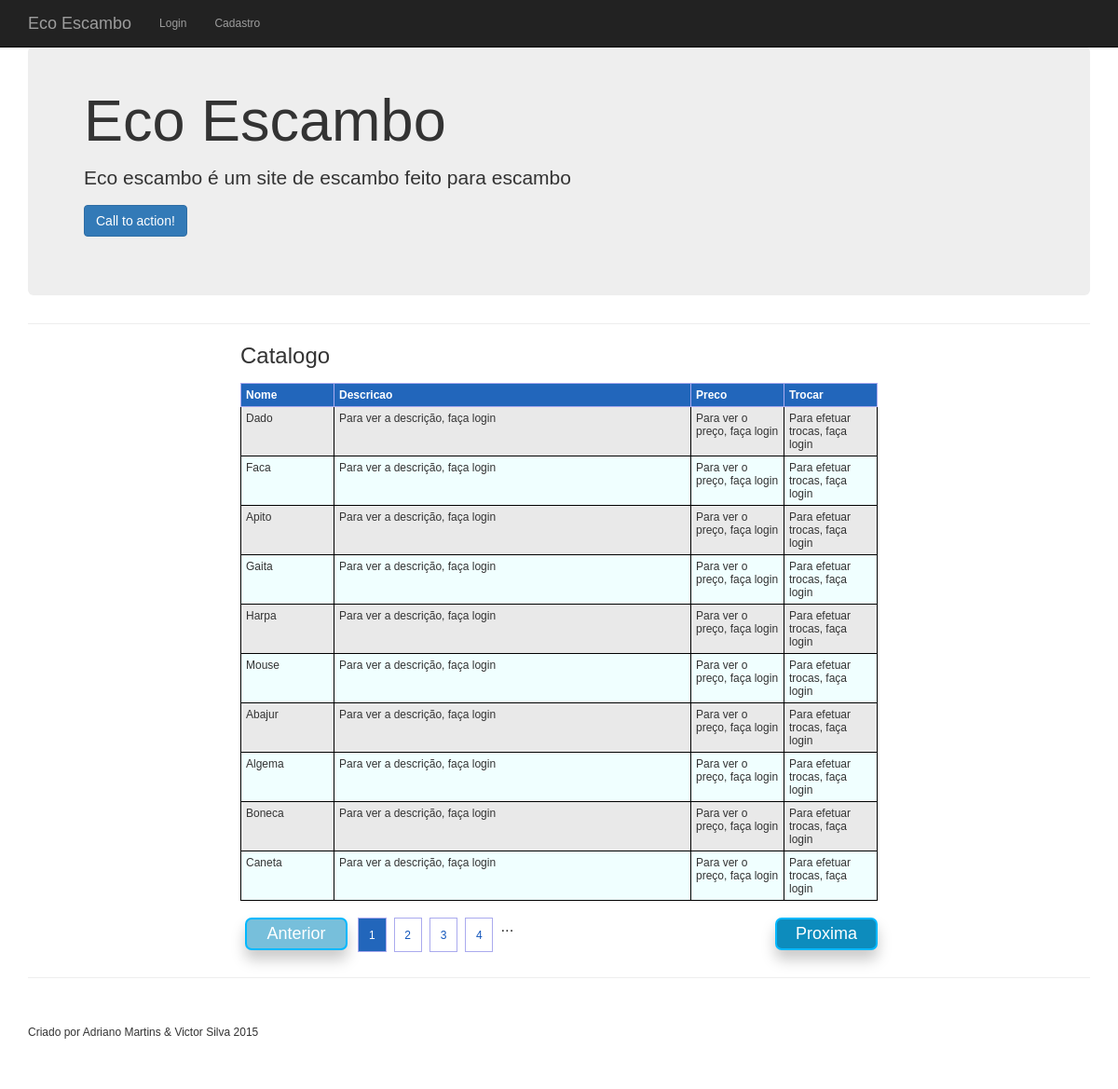
The page /projeto_principal/index.php on the database its author committed.
### tables this page shows
CREATE TABLE IF NOT EXISTS `catalogo_itens` (
  `ofertante` varchar(60) DEFAULT NULL,
  `nome` varchar(60) DEFAULT NULL,
  `descricao` varchar(60) DEFAULT NULL,
  `preco` varchar(20) DEFAULT NULL,
  PRIMARY KEY (`nome`)
);

### projeto_principal/catalogo.php (the view, shortened to what this page needs)
<?php
include_once('conectar.php');
$maximo = 10;
$pagina = isset($_GET['pagina']) ? ($_GET['pagina']) : '1';
$inicio = $pagina - 1;
$inicio = $maximo * $inicio;
$sql = "SELECT COUNT(*) AS 'total_itens' FROM catalogo_itens";
$stmt = $pdo->prepare($sql);
$stmt->execute();
$strCount = $stmt->fetchAll(PDO::FETCH_ASSOC);
$total = 0;
if (count($strCount)) {
    foreach ($strCount as $row) {
        $total = $row["total_itens"];
    }
}
$sql = "SELECT * FROM catalogo_itens ORDER BY descricao LIMIT $inicio,$maximo";
$stmt = $pdo->prepare($sql);
$stmt->execute();
$resultado = $stmt->fetchAll(PDO::FETCH_ASSOC);
?>
<!DOCTYPE HTML>
<html lang="pt-BR">
    <head>
        <link rel="stylesheet" type="text/css" href="css/estilo.css" />
        <link rel="stylesheet" type="text/css" href="css/reset.css" />
    </head>
    <body>
        <table class="tabela1">
            <colgroup>
                <col class="coluna1"/>
                <col class="coluna2"/>
                <col class="coluna3"/>
                <col class="coluna4"/>
            </colgroup>
            <caption>Catalogo</caption>
            <thead>
                <tr>
                    <th>Nome</th>
                    <th>Descricao</th>
                    <th>Preco</th>
                    <th>Trocar</th>
                </tr>
            </thead>
            <tbody>
                <?php
                if (count($resultado)) {
                    foreach ($resultado as $res) {
                        echo "<tr>";
                        echo "	<td>" . $res['nome'] . "</td>";
                        if ($logado) {
                            echo "	<td>" . $res['descricao'] . "</td>";
                            echo "	<td>" . $res['preco'] . "</td>";
                            echo '      <td> <button type="submit" name="destroisessao">Trocar</button>                 </td>';
                        } else {
                            echo "	<td>Para ver a descrição, faça login</td>";
                            echo "	<td>Para ver o preço, faça login</td>";
                             echo "	<td>Para efetuar trocas, faça login</td>";
                        }
                        echo "</tr>";
                    }
                }
                ?>
            </tbody>
        </table>
        <div id="alignpaginacao">
            <?php
            $max_links = 6;
            $previous = $pagina - 1;
            $next = $pagina + 1;
            $pgs = ceil($total / $maximo);
            if ($pgs > 1) {
                echo "<br/>";
                if ($previous > 0) {
                    echo "<div id='botaoanterior'><a href=" . $_SERVER['PHP_SELF'] . "?pagina=$previous><input type='submit'  name='bt-enviar' id='bt-enviar' value='Anterior' class='button' /></a></div>";
                } else {
                    echo "<div id='botaoanteriorDis'><a href=" . $_SERVER['PHP_SELF'] . "?pagina=$previous><input type='submit'  name='bt-enviar' id='bt-enviar' value='Anterior' class='button' disabled='disabled'/></a></div>";
                }
                echo "<div id='numpaginacao'>";
                for ($i = $pagina - $max_links; $i <= $pgs; $i++) {
                    if ($i <= 0) {
                    } else {
                        if ($i != $pagina) {
                            if ($i == $pgs) {
                                echo "<a href=" . $_SERVER['PHP_SELF'] . "?pagina=" . ($i) . ">$i</a> ...";
                            } else {
                                echo "<a href=" . $_SERVER['PHP_SELF'] . "?pagina=" . ($i) . ">$i</a>";
                            }
                        } else {
                            if ($i == $pgs) {
                                echo "<span class='current'> " . $i . "</span> ...";
                            } else {
                                echo "<span class='current'> " . $i . "</span>";
                            }
                        }
                    }
                }
                echo "</div>";
                if ($next <= $pgs) {
                    echo " <div id='botaoprox'><a href=" . $_SERVER['PHP_SELF'] . "?pagina=$next><input type='submit'  name='bt-enviar' id='bt-enviar' value='Proxima' class='button'/></a></div>";
                } else {
                    echo " <div id='botaoproxDis'><a href=" . $_SERVER['PHP_SELF'] . "?pagina=$next><input type='submit'  name='bt-enviar' id='bt-enviar' value='Proxima' class='button' disabled='disabled'/></a></div>";
                }
            }
            ?>
        </div>
    </body>
</html>

### projeto_principal/index.php (shortened to what this page needs)
<?php
$logado = isset($_SESSION["usuario"]);
?>
<!DOCTYPE html>
<html lang="pt">
    <head>
        <link href="css/bootstrap.min.css" rel="stylesheet">
        <link href="css/heroic-features.css" rel="stylesheet">
    </head>
    <body>
        <?php
        require_once("menu_superior.php");
        ?>
        <div class="container">
            <header class = "jumbotron hero-spacer">
                <h1>Eco Escambo</h1>
                <p>Eco escambo é um site de escambo feito para escambo </p>
                <p><a class = "btn btn-primary btn-large">Call to action!</a></p>
            </header>
            <hr>
            <?php
            include_once('catalogo.php');
            ?>
            <hr>
            <footer>
                <div class="row">
                    <div class="col-lg-12">
                        <p>Criado por Adriano Martins  &  Victor Silva    2015</p>
                    </div>
                </div>
            </footer>
        </div>
    </body>
</html>

### projeto_principal/menu_superior.php (shortened to what this page needs)
<nav class="navbar navbar-inverse navbar-fixed-top" role="navigation">
    <div class="container">
        <div class="navbar-header">
            <a class="navbar-brand" href="index.php">Eco Escambo</a>
        </div>
        <div class="collapse navbar-collapse" id="bs-example-navbar-collapse-1">
            <ul class="nav navbar-nav">
                <?php if (!$logado) { ?>
                    <li>
                        <a href="logar_usuario.php">Login</a>
                    </li>
                    <li>
                        <a href="cadastrar_usuario.php">Cadastro</a>
                    </li>
                <?php } ?>
            </ul>
        </div>
    </div>
</nav>

### projeto_principal/css/heroic-features.css (style rules this page uses)
body { padding-top: 70px; }
.hero-spacer { margin-top: 50px; }
footer { margin: 50px 0; }

### projeto_principal/css/estilo.css (style rules this page uses)
html, body, div, span, applet, object, iframe, h1, h2, h3, h4, h5, h6, p, blockquote, pre, a, abbr, acronym, address, big, cite, code, del, dfn, em, font, img, ins, kbd, q, s, samp, small, strike, strong, sub, sup, tt, var, b, u, i, center, dl, dt, dd, ol, ul, li, fieldset, form, label, legend, caption, tbody, tfoot, thead { margin: 0; margin-left: 0px; margin-right: 0px; margin-bottom: 0px; padding: 0; border: 0; outline: 0; color: #333; font-size: 12px; font-family: Arial, Helvetica, sans-serif; vertical-align: baseline; background: transparent; -webkit-font-smoothing: antialiased; }
p { color: #333; line-height: 1.6em; }
body { line-height: 1; }
ol, ul { list-style: none; }
table.tabela1 { width: 60%; margin: 1% auto; }
table.tabela1 tbody tr:nth-child(odd) { background-color: #E9E9E9; }
table, td, th, tfoot { border:solid 1px #000; padding:5px; }
th { background-color: #26B; color: #fff; border: solid 1px #AAE; }
caption { font-size:x-large; padding-bottom: 15px; }
colgroup { background:#F60; }
.coluna1 { width: 100px; background:#F0FFFF; }
.coluna2 { background:#F0FFFF; }
.coluna3 { background:#F0FFFF; width: 100px; }
.coluna4 { background:#F0FFFF; width: 100px; }
#alignpaginacao { width: 60%; height: 50px; margin: 0 auto; }
#numpaginacao { position:relative; width: 67%; height:2.5em; margin: -10px 17% 0; font-size: 1.4em; overflow: hidden; padding: 2px 10px 0; }
#numpaginacao a { text-decoration: none; border: solid 1px #AAE; color: #15B; }
#numpaginacao a, #numpaginacao span { display: block; float: left; padding: 0.9em ; margin-right: 8px; margin-bottom: 5px; }
#numpaginacao .current { background: #26B; color: #fff; border: solid 1px #AAE; }
#botaoanterior, #botaoanteriorDis { width: 1.9em; height: 20px; float: left; margin: -8px 5px; }
#botaoprox, #botaoproxDis { width: 90px; height: 20px; float: right; margin:-40px 20px; }
#botaoanterior input[type=submit], #botaoprox input[type=submit] { background: #0D8CBD; border: 2px solid rgb(0, 184, 255); padding: 5px 10px; width: 110px; font-family: Arial; font-size: 18px; -webkit-border-radius: 7px; -moz-border-radius: 7px; border-radius: 7px; color: #FFF; -moz-box-shadow: 0px 10px 15px #CACACA; -webkit-box-shadow: 0px 10px 15px #CACACA; -o-box-shadow: 0px 10px 15px #CACACA; box-shadow: 0px 10px 15px #CACACA; }
#botaoanteriorDis input[type=submit], #botaoproxDis input[type=submit] { background: #77BFDB; border: 2px solid rgb(0, 184, 255); padding: 5px 10px; width: 110px; font-family: Arial; font-size: 18px; -webkit-border-radius: 7px; -moz-border-radius: 7px; border-radius: 7px; color: #FFF; -moz-box-shadow: 0px 10px 15px #CACACA; -webkit-box-shadow: 0px 10px 15px #CACACA; -o-box-shadow: 0px 10px 15px #CACACA; box-shadow: 0px 10px 15px #CACACA; }

### rows shown on the page
catalogo_itens: nome "Dado"
catalogo_itens: nome "Faca"
catalogo_itens: nome "Apito"
catalogo_itens: nome "Gaita"
catalogo_itens: nome "Harpa"
catalogo_itens: nome "Mouse"
catalogo_itens: nome "Abajur"
catalogo_itens: nome "Algema"
catalogo_itens: nome "Boneca"
catalogo_itens: nome "Caneta"
